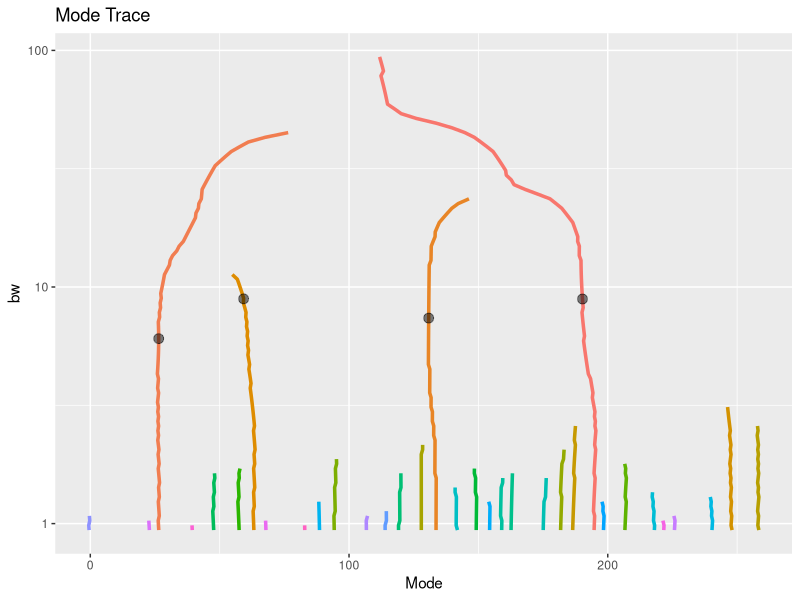
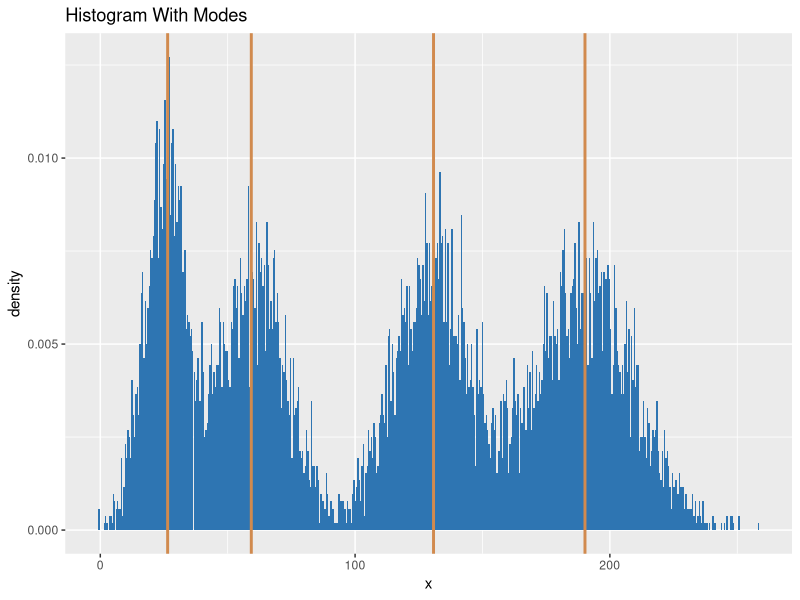

Here is the R script that generated these plots, in order:
# Generate random values from a mixture distribution.
rmix <- function(n, mu, sigma, p) {
  matrix(rnorm(length(mu)*n, mu, sigma), ncol=n)[
    cbind(sample.int(length(mu), n, replace=TRUE, prob=p), 1:n)]
}
mu <- c(25, 60, 130, 190) # Means
sigma <- c(8, 13, 15, 19) # SDs
p <- c(.18, .2, .24, .28) # Relative proportions (needn't sum to 1)
n <- 1e4                  # Sample size
x <- rmix(n, mu, sigma, p)

# Find the modes of a KDE.
# (Quick and dirty: it assumes no mode spans more than one x value.)
findmodes <- function(kde) {
  kde$x[which(c(kde$y[-1],NA) < kde$y & kde$y > c(NA,kde$y[-length(kde$y)]))]
}

# Compute the mode trace by varying the bandwidth within a factor of 10 of
# the default bandwidth.  Track the modes as the bandwidth is decreased from
# its largest to its smallest value.
# This calculation is fast, so we can afford a detailed search.
m <- mean(x)
id <- 1
bw <- density(x)$bw * 10^seq(1,-1, length.out=101) 
modes.lst <- lapply(bw, function(h) {
  m.new <- sort(findmodes(density(x, bw=h)))
  # -- Associate each previous mode with a nearest new mode.
  if (length(m.new)==1) delta <- Inf else delta <- min(diff(m.new))/2
  d <- outer(m.new, m, function(x,y) abs(x-y))
  i <- apply(d, 2, which.min)
  g <- rep(NA_integer_, length(m.new))
  g[i] <- id[1:ncol(d)]
  #-- Create new ids for new modes that appear.
  k <- is.na(g)
  g[k] <- (sum(!k)+1):length(g)
  id <<- g
  m <<- m.new
  data.frame(bw=h, Mode=m.new, id=g)
})
X <- do.call(rbind, args=modes.lst)
X$id <- factor(X$id)

# Locate the modes at the most vertical portions of their traces.
minslope <- function(x, y) {
  f <- splinefun(x, y)
  e <- diff(range(x)) * 1e-4
  df2 <- function(x) ((f(x+e)-f(x-e)) / (2*e))^2 # Numerical derivative, squared
  v <- optimize(df2, c(min(x),max(x)))
  c(bw=v$minimum, slope=v$objective, Mode=f(v$minimum))
}

# Retain the desired modes.
n.modes <- 4 # USER SELECTED: Not automatic
bw.max <- max(subset(X, id==n.modes)$bw)
modes <- sapply(1:n.modes, function(i) {
  Y <- subset(X, id==i & bw <= bw.max)
  minslope(Y$bw, Y$Mode)
})
#
# Plot the results.
#
library(ggplot2)
ggplot(X, aes(bw, Mode)) +
  geom_line(aes(col=id), size=1.2, show.legend=FALSE) +
  geom_point(aes(bw, Mode), data=as.data.frame(t(modes)), size=3, col="Black", alpha=1/2) +
  scale_x_log10() +
  coord_flip() +
  ggtitle("Mode Trace")

ggplot(data.frame(x), aes(x, ..density..)) +
  geom_histogram(bins=500, fill="#2E75B2") +
  geom_vline(data=as.data.frame(t(modes)),
             mapping=aes(xintercept=Mode), col="#D18A4e", size=1) +
  ggtitle("Histogram With Modes")
